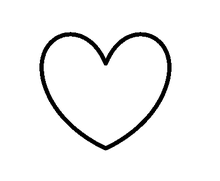
%> input picture SwarmRobotsPathPlanning/2.png, 220 x 181 px, shrunk from 413 x 340 before the run, given in place of 2.jpg, which was not available
$ octave Test_find_contours.m   (GNU Octave 9; MATLAB toolbox functions it lacks are replaced by stand-ins)
%> lines starting %> are read from the running program, lines starting %| are printed output that depends on the picture; in (x1, y1, x2, y2) boxes, pixels count from 0 and x2, y2 are one past the last pixel; in counts of white or black regions, pixels touching at a corner belong together; the program's own positions count from 1; pictures that were not available may be replaced by others from this repository, and a replacement may not be noted
clear all;
close all;
A=imread('2.jpg');   %读取到一张图片
%> A is the input picture: size 181x220x3 uint8; min 0, max 255, mean 243.8
thresh = graythresh(A);     %自动确定二值化阈值
%> thresh = 0.533
BW1 = im2bw(A,thresh);       %对图像二值化
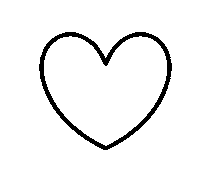
%> BW1: size 181x220 logical; 95.5% white; 1 black region, box (x1, y1, x2, y2) and area: (39, 32, 172, 150) 1783
BW1 = ~BW1;
BW2 = bwmorph(BW1,'thin',Inf); %骨架化
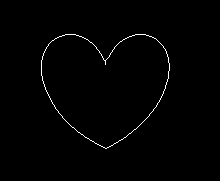
%> BW2: size 181x220 logical; 0.9% white in thin lines or dots, all inside (x1, y1, x2, y2) = (41, 34, 170, 149)
%imshow(BW2);
nPop = 100;
map = zeros(nPop, nPop);
[row, column] = size(BW2);
%> row = 181; column = 220
scale_factor = fix(max(row, column)/nPop);
%> scale_factor = 2
scale_factor_float = max(row, column)./nPop;
%> scale_factor_float = 2.2
map_1 = zeros(round(row/scale_factor_float), round(column/scale_factor_float));
for i = 1:round(row/scale_factor_float)
    for j = 1:round(column/scale_factor_float)
        exit_point = 0;
        for s_i = 1:scale_factor
            for s_j = 1:scale_factor
                if (BW2((i-1)*scale_factor+s_i, (j-1)*scale_factor+ s_j))
                    exit_point = exit_point + 1;
                end
            end
        end
        if(exit_point >0)
           map_1(i, j) =1;
        end
    end
end
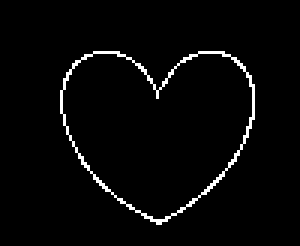
%> map_1: size 82x100 double (shown 3 times larger); values 0 (black) and 1 (white), 2.8% white in thin lines or dots, all inside (x1, y1, x2, y2) = (20, 17, 85, 75)
% [4 lines of commented-out code are left out]

imshow(map_1);
